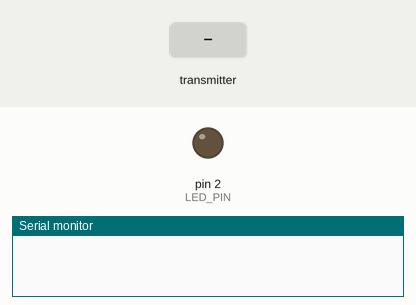
The sketch below on a simulated Arduino Mega 2560, built for the host (arithmetic inside an expression is 32-bit, double 64-bit). Parts: output pins drawn as LEDs (lit = HIGH), the last lines printed to the serial monitor. Inputs (shaded band) come from the test bench. No radio packets arrive unless stated.

Above: at 1.2 s.
1.3 s: the transmitter starts sending msg = 1
At 2.1 s:
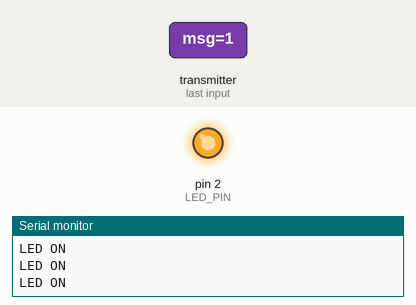
2.8 s: the transmitter starts sending msg = 0
At 3.8 s:
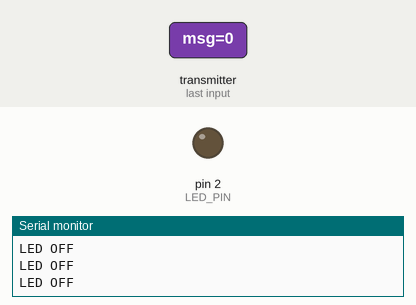
Timing chart, 0 to 5.8 s (numbered marks = the images above; inputs shaded):
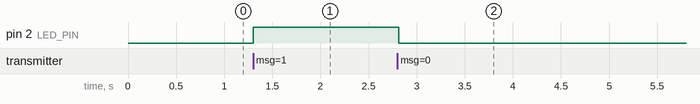

The sketch:

rx.ino
```cpp
#include <SPI.h>
#include <nRF24L01.h>
#include <RF24.h>

#define CE_PIN 4
#define CSN_PIN 5
#define SCK_PIN 18
#define MISO_PIN 19
#define MOSI_PIN 23
#define LED_PIN 2

RF24 radio(CE_PIN, CSN_PIN); // CE, CSN
char msg;

void setup() {
  Serial.begin(9600);
  SPI.begin(SCK_PIN, MISO_PIN, MOSI_PIN, CSN_PIN); // SCK, MISO, MOSI, SS

  // Khởi tạo module nRF24L01
  radio.begin();
  radio.openReadingPipe(0, 0xF0F0F0F0E1LL); // Mở kênh nhận
  radio.setPALevel(RF24_PA_MIN);
  radio.startListening(); // Đặt chế độ nhận dữ liệu

  pinMode(LED_PIN, OUTPUT);
}

void loop(){
  if (radio.available()){
    while (radio.available()){
      radio.read(&msg, sizeof(msg));
      if(msg == '1') {
        digitalWrite(LED_PIN, HIGH);
        Serial.println("LED ON");
      } else if(msg == '0') {
        digitalWrite(LED_PIN, LOW);
        Serial.println("LED OFF");
      }
    }
    delay(50);
  }
}
```

Measured:
- after the input at 1.3 s, pin 2 (LED_PIN): LOW → HIGH at once
- after the input at 2.8 s, pin 2 (LED_PIN): HIGH → LOW at once
